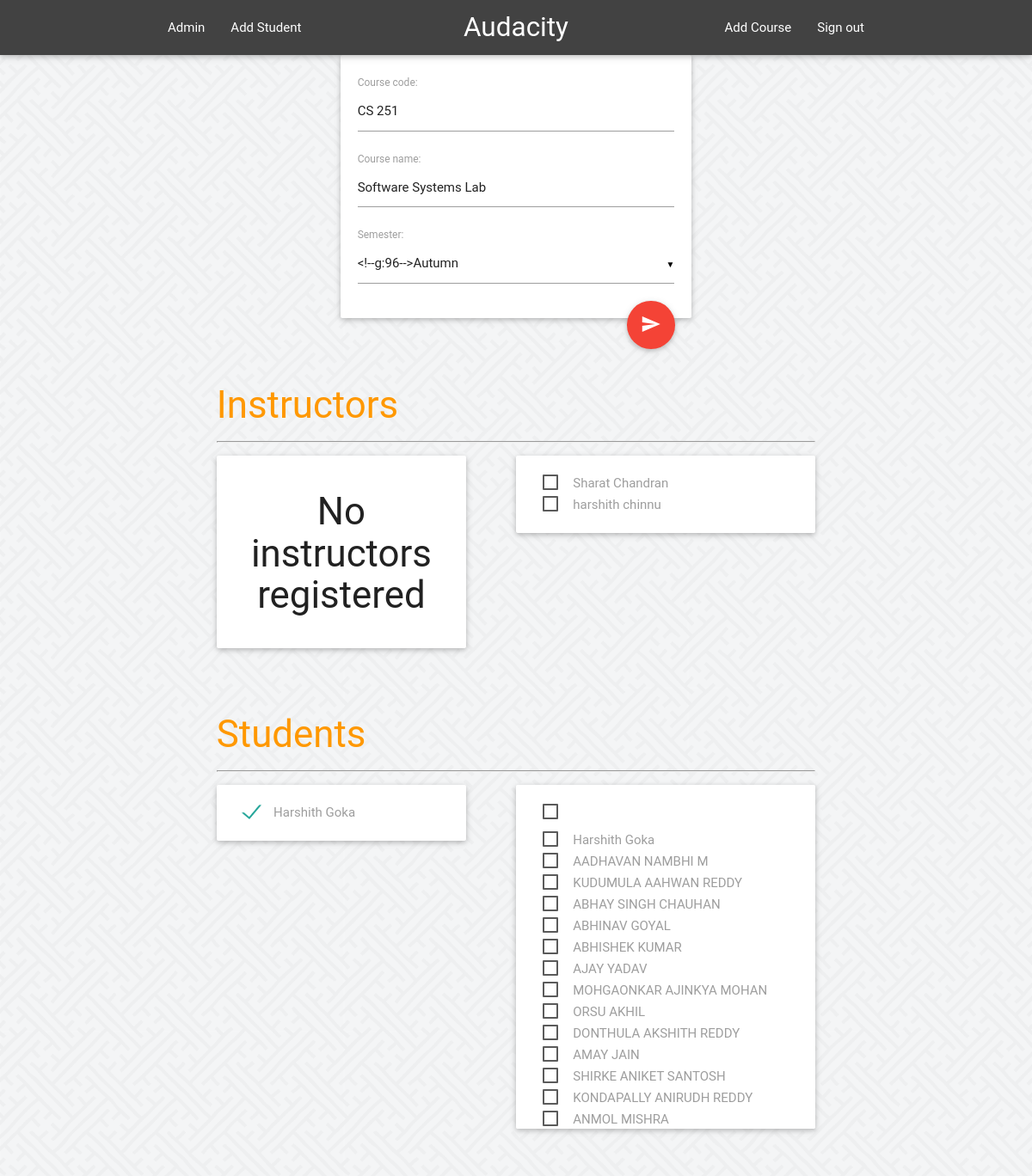
/admins/courses/9/ (signed in), run on the app's committed database.
### feeder/models.py (models this page shows, shortened)
class Course(models.Model):
	SPRING = 'SP'
	AUTUMN = 'AU'
	SUMMER = 'SU'
	SEMESTERS = (
		(SPRING, 'Spring'),
		(AUTUMN, 'Autumn'),
		(SUMMER, 'Summer'),
		)
	course_code = models.CharField(max_length=6, unique=True)
	course_name = models.CharField(max_length=40, blank=False)
	semester = models.CharField(
		max_length=2,
		choices=SEMESTERS,
		)

class Instructor(models.Model):
	course = models.ManyToManyField(Course, blank = True, default=1)
	user = models.OneToOneField(User, on_delete=models.CASCADE)

class Student(models.Model):
	course = models.ManyToManyField(Course, blank = True, default=1)
	user = models.OneToOneField(User, on_delete=models.CASCADE)
	roll_no = models.CharField(max_length=11)

### admins/views.py (the view)
# urls.py: url(r'^courses/(?P<pk>[0-9]+)/$', views.GetCourse, name='course'),
@permission_required('is_superuser', login_url='/admins/login/')
def GetCourse(request, pk):
	course = get_object_or_404(Course, pk=pk)
	courseform =  CourseForm(instance=course)
	studentlist = course.student_set.all()
	instructorlist = course.instructor_set.all()
	allstudents = Student.objects.all()
	allinstructors = Instructor.objects.all()
	if request.method == "POST":
		st = ""
		for stud in studentlist :
			course.student_set.remove(stud)
		for inst in instructorlist :
			course.instructor_set.remove(inst)
		for value in request.POST:
			if value.startswith('student'):
				if request.POST[value] == 'on':
					value = value[7:]
					stud = get_object_or_404(Student, id=int(value))
					stud.course.add(course)
				else :
					value = value[7:]
					stud = get_object_or_404(Student, id=int(value))
					stud.course.remove(course)
			elif value.startswith('instructor'):
				if request.POST[value] == 'on':
					value = value[10:]
					inst = get_object_or_404(Instructor, id=int(value))
					inst.course.add(course)
				else :
					value = value[10:]
					inst = get_object_or_404(Instructor, id=int(value))
					inst.course.remove(course)
		return HttpResponseRedirect(reverse('admins:course', args={course.id, }))
	else :
		return render(request,'admins/course.html',{
			'cform' : courseform,
			'studentlist' : studentlist,
			'instructorlist' : instructorlist,
			'allstudents' : allstudents,
			'allinstructors' : allinstructors,
			'course' : course,
		})

### admins/forms.py
class CourseForm(forms.ModelForm):
    class Meta:
        model = Course
        fields = '__all__'

### feeder/templates/admins/course.html (shortened to what this page needs)
{% extends 'admins/base_site.html' %}
{% block content %}
<form method="POST">
<div class="row">
<div class="col s6 offset-s3">
<div style="margin: 0 auto;" class="card">
	<div class="card-content">
		{{ cform }}
<button type="submit" class="btn-floating btn-large waves-effect waves-light red right"><i class="material-icons">send</i></button>
	</div>
</div>
</div>
</div>
<div class="row">
<div class="row col offset-s1 s10">
<h3 class="orange-text reflow">Instructors</h3><hr>
<div class="card col s5" style="max-height: 400px; overflow: auto">
	<div class="card-content" id="iselected">
		{% if instructorlist %}
		<h3 class="center ino-studs" hidden="hidden">No instructors registered</h3>
			{% for instructor in instructorlist %}
			<div class="ichecks" id="{{ instructor.user.username }}">
				<input type="checkbox" id="{{ instructor.user.username }}" name="instructor{{ instructor.id }}" checked="true">
				<label for="{{ instructor.user.username }}">{{ instructor.user.get_full_name }}</label> </br>
			</div>
			{% endfor %}
		{% else %}
			<h3 class="center ino-studs">No instructors registered</h3>
		{% endif %}
	</div>
</div>
<div class="card col offset-s1 s6" style="max-height: 400px; overflow: auto;">
	<div class="card-content" id="inon">
		{% if allinstructors %}
				{% for instructor in allinstructors %}
				<div class="ichecks" id="{{ instructor.user.username }}">
					{% if instructor.course.get.id != course.id %}
						<label for="{{ instructor.user.username }}">{{ instructor.user.get_full_name }}</label> </br>
					{% endif %}
				</div>
				{% endfor %}
		{% else %}
			<h3 class="center inon-reg">No instructors registered</h3>
		{% endif %}
	</div>
</div>
</div>
</div>
<div class="row">
<div class="row col offset-s1 s10">
<h3 class="orange-text reflow">Students</h3><hr>
<div class="card col s5" style="max-height: 400px; overflow: auto">
	<div class="card-content" id="selected">
		{% if studentlist %}
			{% for student in studentlist %}
			<div class="checks" id="{{ student.user.username }}">
				<label for="{{ student.user.username }}">{{ student.user.get_full_name }}</label> </br>
			</div>
			{% endfor %}
		{% else %}
			<h3 class="center no-studs">No students registered</h3>
		{% endif %}
	</div>
</div>
<div class="card col offset-s1 s6" style="max-height: 400px; overflow: auto;">
	<div class="card-content" id="non">
		{% if allstudents %}
				{% for student in allstudents %}
				<div class="checks" id="{{ student.user.username }}">
					{% if student.course.get.id != course.id %}
						<label for="{{ student.user.username }}">{{ student.user.get_full_name }}</label> </br>
					{% endif %}
				</div>
				{% endfor %}
		{% else %}
			<h3 class="center non-reg">No students registered</h3>
		{% endif %}
	</div>
</div>
</div>
</div>
</form>
{% endblock %}
{% block navbar %}
    <li><a href="{% url 'admins:addcourse' %}">Add Course</a></li>
    <li><a href="{% url 'admins:logout' %}">Sign out</a></li>
{% endblock %}

### feeder/templates/admins/base_site.html (shortened to what this page needs)
{% load static %}
<!DOCTYPE html>
<html>
<head>
  <link rel="stylesheet" type="text/css" href="{% static 'feeder/materialize.css' %}">
  <link rel="stylesheet" type="text/css" href="{% static 'admins/bootstrap-material-datetimepicker.css' %}">
</head>
<body>
<header>
<div class="navbar-fixed">
<nav class="grey darken-3">
  <div class="container">
    <div class="nav-wrapper">
        <ul id="nav-mobile" class="left hide-on-med-and-down">
          <li><a href="{% url 'admins:index' %}"> {{ user.get_full_name }} </a> </li>
          <li><a href="{% url 'admins:addstudent' %}">Add Student</a> </li>
        </ul>
      <a href="{% url 'admins:index' %}" class="brand-logo center">Audacity</a>
        <ul id="nav-mobile" class="right hide-on-med-and-down">
          {% block navbar %}{% endblock %}
        </ul>
    </div>
  </div>
</nav>
</div>
</header>
<div class="container">
{% block content %}
{% endblock %}
</div>
</body>

### data on the page
Course: course_code "CS 251", course_name "Software Systems Lab"
Instructor: user.get_full_name "Sharat Chandran"
Instructor: user.get_full_name "harshith chinnu"
Student: user.get_full_name "Harshith Goka"
Student: user.get_full_name "Harshith Goka"
Student: user.get_full_name "AADHAVAN NAMBHI M"
Student: user.get_full_name "KUDUMULA AAHWAN REDDY"
Student: user.get_full_name "ABHAY SINGH CHAUHAN"
Student: user.get_full_name "ABHINAV GOYAL"
Student: user.get_full_name "ABHISHEK KUMAR"
Student: user.get_full_name "AJAY YADAV"
Student: user.get_full_name "MOHGAONKAR AJINKYA MOHAN"
Student: user.get_full_name "ORSU AKHIL"
Student: user.get_full_name "DONTHULA AKSHITH REDDY"
Student: user.get_full_name "AMAY JAIN"
Student: user.get_full_name "SHIRKE ANIKET SANTOSH"
Student: user.get_full_name "KONDAPALLY ANIRUDH REDDY"
Student: user.get_full_name "ANMOL MISHRA"

### other printed values
{{ user.get_full_name }} "Admin"
